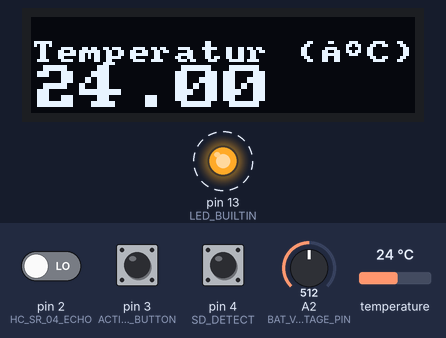
A sketch run on a simulated Arduino Uno, built with avr-gcc and run on an emulated ATmega328P. On the bench: 128×32 one-colour display, output pins drawn as LEDs (lit = HIGH). Dashed ring = blinking. The inputs (shaded band) are chosen by the test bench; at power-on: pin 3 (ACTION_BUTTON) HIGH, A2 (BAT_VOLTAGE_PIN) = 512, pin 4 (SD_DETECT) HIGH, pin 2 (HC_SR_04_ECHO) LOW, temperature 24 °C. Storage starts empty; pins used as bus, display or sensor lines are not drawn; what the sketch prints to the serial monitor is not drawn.

Above: at 3.8 s.
3.9 s: pin 3 (ACTION_BUTTON) pulled LOW for 1 s
At 7.7 s:
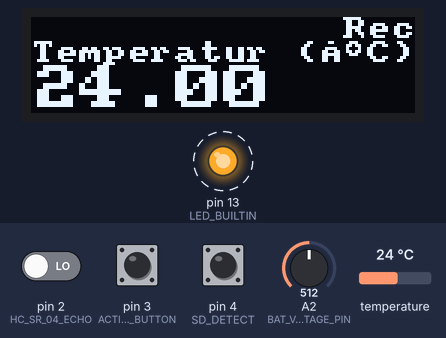
8.6 s: A2 (BAT_VOLTAGE_PIN) set to 134
12.4 s: A2 (BAT_VOLTAGE_PIN) set to 114
At 17.9 s:
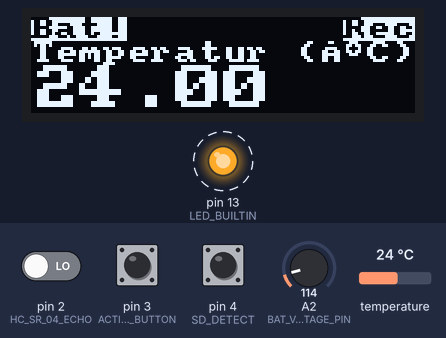
18.4 s: pin 3 (ACTION_BUTTON) pulled LOW for 0.25 s
At 21.5 s:
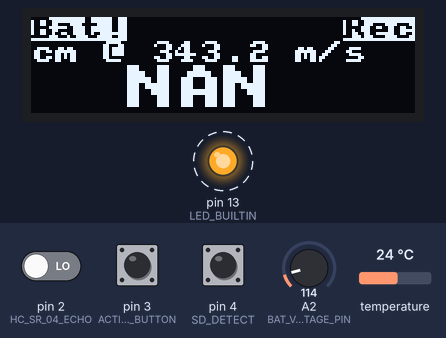
22.2 s: pin 4 (SD_DETECT) pulled LOW for 1 s
At 25.1 s:
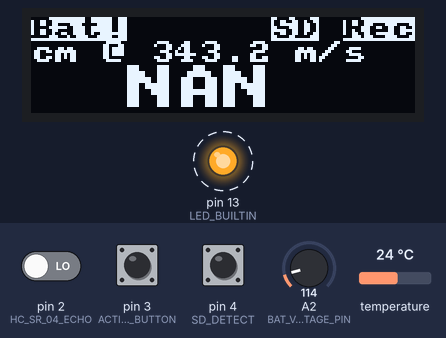
26.2 s: pin 3 (ACTION_BUTTON) pulled LOW for 0.25 s
At 29.7 s:
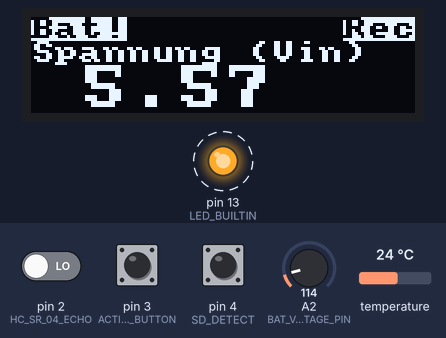
Timing chart, 0 to 31.1 s (numbered marks = the images above; inputs shaded):
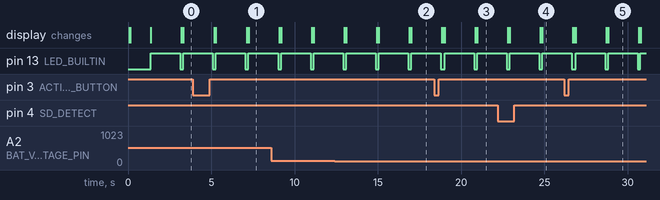

Measured:
- the behaviour switches between 123 and 122 on A2 (BAT_VOLTAGE_PIN) (found by bisection; images 1 and 2)
- after the input at 3.9 s, the display: first differs from a run without the input after 3.3 s (image 1)
- after the input at 12.4 s, the display: first differs from a run without the input after 2.7 s (image 2 shows a later state)
- by itself, pin 13 (LED_BUILTIN): alternates HIGH for 1.8 s and LOW for 0.18 s

The sketch:

firmware.ino
```cpp
#define SERIAL_RX_BUFFER_SIZE 1
#define SERIAL_TX_BUFFER_SIZE 8

#include <Arduino.h>

#include <SPI.h>
#include <SD.h>
#include <Wire.h>
#include <U8x8lib.h>
#include <OneWire.h>
#include <DallasTemperature.h>

#include "Logger.h"

#define FIRMWARE_VERSION "{VERSION}"
#define LOG_INTERVAL 1000

#define OWNER_NAME "N/A"

//#define DEBUG

#define ACTION_BUTTON 3
#define SD_DETECT 4
#define BAT_VOLTAGE_PIN A2
#define BAT_VOLTAGE_MULT 10
#define BAT_VOLTAGE_BIAS 0
#define ONE_WIRE_BUS 7
#define HC_SR_04_TRIG 6
#define HC_SR_04_ECHO 2
#define SPI_CHIP_SELECT 10


U8X8_SSD1306_128X32_UNIVISION_HW_I2C u8x8(/* reset=*/ U8X8_PIN_NONE, /* clock=*/ SCL, /* data=*/ SDA);
//U8G2_SSD1306_128X32_UNIVISION_1_HW_I2C u8x8(1);
OneWire oneWire(ONE_WIRE_BUS);
DallasTemperature sensors(&oneWire);
DataLogger logger;
TemperatureDataSource tempDat(&sensors);
UltrasonicDistanceDataSource distDat(HC_SR_04_ECHO, HC_SR_04_TRIG);
SerialDataTarget serialTarget;
SDDataTarget sdTarget;

File sdRootDir;

volatile unsigned long action_trgd = 0;
double bat_voltage = 0;
bool sd_present = false;
bool sd_init = false;
bool display_init = false;
bool action_state = false;
bool long_handled_for_press = false;

bool action_press_dispatch = false;
bool long_action_press_dispatch = false;
bool loop_tick = false;

int screenPage = 0;

const char convBuf[7];

void setup() {
    Serial.begin(9600);
#ifdef DEBUG
    Serial.print(F("SC_LOG v."));
    Serial.println(F(FIRMWARE_VERSION));
    Serial.println(F(">>> DEBUG MODE <<<"));
#endif
    pinMode(LED_BUILTIN, OUTPUT);
    pinMode(HC_SR_04_TRIG, OUTPUT);
    digitalWrite(HC_SR_04_TRIG, LOW);
    pinMode(HC_SR_04_ECHO, INPUT);
    u8x8.begin();
    u8x8.setFlipMode(1);
    u8x8.setFont(u8x8_font_amstrad_cpc_extended_f);
    u8x8.clear();
    display_init = true;
    u8x8.print(F("Hallo"));
    u8x8.draw2x2UTF8(0,1,OWNER_NAME);

    pinMode(SD_DETECT, INPUT);
    digitalWrite(SD_DETECT, HIGH);

    sensors.begin();

    pinMode(ACTION_BUTTON, INPUT);
    digitalWrite(ACTION_BUTTON, HIGH);
    delay(1200);
    action_state = digitalRead(ACTION_BUTTON);
    attachInterrupt(digitalPinToInterrupt(ACTION_BUTTON), handleActionButton, CHANGE);
    u8x8.clear();
}

void loop() {
    bool sd_was = sd_present;
    sd_present = !digitalRead(SD_DETECT);
    if(sd_was != sd_present) {
        if(sd_present) {
            debug(F("SD card inserted"));
            sdInserted();
        } else {
            debug(F("SD card ejected"));
            sdEjected();
        }
    }
    bat_voltage = analogRead(BAT_VOLTAGE_PIN)/(1023.0/5.0)*10 + BAT_VOLTAGE_BIAS;
    if(action_press_dispatch) {
        actionButtonPressed();
        action_press_dispatch = false;
    }
    if(long_action_press_dispatch) {
        actionButtonLongPressed();
        long_action_press_dispatch = false;
    }
    render(measure());
}

bool measure() {
    if(logger.isLogging && millis()-logger.lastLog < LOG_INTERVAL) {
        return false;
    }
    digitalWrite(LED_BUILTIN, HIGH);
    long milli_mess = millis();
    DataTarget *targets[] = {&serialTarget, nullptr};
    if(sd_init) {
        targets[1] = &sdTarget;
    }
    logger.addDataPoint(&tempDat, targets, milli_mess, false, false);
    logger.addDataPoint(&distDat, targets, milli_mess, true, true);
    digitalWrite(LED_BUILTIN, LOW);
    return true;
}

bool render(bool didMeasure) {
    if(!didMeasure) {
        return false;
    }
    switch(screenPage){
        case 0:
            u8x8.drawUTF8(0,1,tempDat.getYAxisName());
            dtostrf(tempDat.lastData,5,2,convBuf);
            break;
        case 1:
            u8x8.drawUTF8(0,1,distDat.getYAxisName());
            dtostrf(distDat.lastData,5,2,convBuf);
            break;
        case 2:
            u8x8.drawUTF8(0,1, "Spannung (Vin)");
            dtostrf(bat_voltage, 5,2, convBuf);
            break;
    }
    u8x8.clearLine(2);
    u8x8.clearLine(3);
    u8x8.draw2x2String(0,2,convBuf);
    if(logger.isLogging) {
        u8x8.setInverseFont(loop_tick);
        u8x8.drawString(u8x8.getCols()-3, 0, "Rec");
        u8x8.setInverseFont(false);
    } else {
        u8x8.drawString(u8x8.getCols()-3, 0, "   ");
    }

    u8x8.setInverseFont(sd_init);
    if(sd_init) {
        u8x8.drawString(u8x8.getCols()-6,0,"SD");
    }else {
        u8x8.drawString(u8x8.getCols()-6,0,"  ");
    }
    u8x8.setInverseFont(false);
    if(bat_voltage < 6) {
        u8x8.setInverseFont(loop_tick);
        u8x8.drawString(0,0,"Bat!");
        u8x8.setInverseFont(false);
    } else {
        u8x8.drawString(0,0,"    ");
    }
    loop_tick = !loop_tick;
    return true;
}

void handleActionButton() {
    bool new_state = digitalRead(ACTION_BUTTON);
    unsigned long del = millis() - action_trgd;
    if(del > 50 && millis() > 1000) { // debounce
        action_trgd = millis();
        if(new_state != action_state && new_state) {
            if(del >= 1000) {
                debug(F("long action press"));
                if(long_action_press_dispatch) {
                    debug(F("previous long button event not handled yet!"));
                }
                long_action_press_dispatch = true;
                long_handled_for_press = true;
            } else {
                debug(F("action press"));
                long_handled_for_press = false;
                if(action_press_dispatch) {
                    debug(F("previous button event not handled!"));
                }
                action_press_dispatch = true;
            }
        }
    }
    action_state = new_state;
}

void actionButtonPressed() {
    screenPage++;
    screenPage %= 3;
    u8x8.clearLine(1);
    u8x8.clearLine(2);
    u8x8.clearLine(3);
    u8x8.draw2x2String(4,1,"...");
}

void actionButtonLongPressed() {
    DataTarget *targets[] = {&serialTarget, nullptr};
    if(sd_init) {
        targets[1] = &sdTarget;
    }
    DataSource *sources[] = {&tempDat, &distDat};
    if(logger.isLogging) {
        logger.endSession(targets);
    } else {
        logger.initSession(sources, targets);
    }
}

void sdInserted() {
    if(!SD.begin(SPI_CHIP_SELECT)){
        debug(F("Failed initializing SD Card"));
        return;
    }
    if(!SD.exists(F("/SC_LOG/"))) {
        if(!SD.mkdir(F("/SC_LOG"))) {
            debug(F("Failed to mkdir"));
            SD.end();
            return;
        }
    }
    sd_init = true;
}

void sdEjected() {
    if(sd_init) {
        SD.end();
    }
    sd_init = false;
}

void debug(const __FlashStringHelper *str) {
#ifdef DEBUG
    Serial.print(F("[DEBUG] ("));
    Serial.print(millis());
    Serial.print(F("): "));
    Serial.println(str);
#endif
}
```

Logger.cpp
```cpp
#pragma once

#include "Logger.h"
#include <Arduino.h>
#include <math.h>
#include <SD.h>

#define SONIC_SPEED 343.2f

int DataLogger::initSession(DataSource *sources[], DataTarget *targets[]) {
    if(this->isLogging) {
        return -1;
    }
    this->startTime = millis();
    for(int i=0;i<2;i++) {
        if(targets[i] == nullptr) {
            continue;
        }
        targets[i]->open(sources);
    }
    this->isLogging = true;
    return true;
}

int DataLogger::endSession(DataTarget *targets[]) {
    if(!this->isLogging) {
        return -1;
    }
    for(int i=0;i<2;i++) {
        targets[i]->close();
    }
    this->isLogging = false;
    return true;
}

bool SerialDataTarget::writeDataPoint(DataLogger *logger, long time, double data, bool lineAppend = false, bool lineEnd = true) {
   // if(!lineAppend) {
   //     Serial.print(millis()-logger->startTime);
   // }
    if(lineAppend) {
        Serial.print(',');
    }
    Serial.print(data);
    if(lineEnd) {
        Serial.println();
    }
    return true;
}

bool SerialDataTarget::close() {
    Serial.println(F("End of logging."));
    return true;
}

bool SerialDataTarget::open(DataSource *sources[]) {
    Serial.println(F("Begin of logging."));
    //Serial.print("Zeit (ms)");
    for(int i=0;i<2;i++) {
        if(i!=0) {
            Serial.print(',');
        }
        Serial.print(sources[i]->getYAxisName());
    }
    Serial.println();
    return true;
}

bool SDDataTarget::open(DataSource *sources[]) {
    int f = 1;
    do {
        sprintf(charbuf, "/SC_LOG/%04d.csv",f++);
    } while(SD.exists(charbuf));
    this->file = SD.open(charbuf, O_READ | O_WRITE | O_CREAT | O_APPEND);
    this->file.print(F("Zeit (ms)"));
    for(int i=0;i<2;i++) {
        this->file.print(',');
        this->file.print(sources[i]->getYAxisName());
    }
    this->file.println();
    this->file.flush();
    return true;
}

bool SDDataTarget::close() {
    this->file.close();
    return true;
}

bool SDDataTarget::writeDataPoint(DataLogger *logger, long time, double data, bool lineAppend = false, bool lineEnd = true) {
    if(!lineAppend) {
        this->file.print(millis()-logger->startTime);
    }
    this->file.print(',');
    this->file.print(data);
    if(lineEnd) {
        this->file.println();
    }
    this->file.flush();
    return true;
}

double DataLogger::addDataPoint(DataSource* source, DataTarget *targets[], long time, bool append = false, bool lineEnd = true) {
    double point = source->getDataPoint();
    source->lastData = point;
    this->lastLog = time;
    if(!this->isLogging) {
        return point;
    }
    for(int i=0;i<2;i++) {
        if(targets[i] == nullptr) {
            continue;
        }
        targets[i]->writeDataPoint(this, time, point, append, lineEnd);
    }
    return point;
}

double TemperatureDataSource::getDataPoint() {
    this->sensors->requestTemperaturesByIndex(0);
    return this->sensors->getTempCByIndex(0);
}

const char* TemperatureDataSource::getYAxisName() {
    return "Temperatur (°C)";
}

double UltrasonicDistanceDataSource::getDataPoint() {
    digitalWrite(this->triggerPin, HIGH);
    delay(10);
    digitalWrite(this->triggerPin, LOW);
    long t = pulseIn(this->echoPin, HIGH);
    double dist = (t/2.0)*(SONIC_SPEED/10000);
    if(dist >= 500 || dist <= 0) {
        return NAN;
    }
    return dist;
}
const char* UltrasonicDistanceDataSource::getYAxisName() {
    return "cm @ 343.2 m/s";
}
```

Logger.h
```cpp
#pragma once

#include <Arduino.h>
#include <DallasTemperature.h>
#include <SD.h>

class DataSource {
    public:
        virtual const char* getYAxisName() = 0;
        virtual double getDataPoint() = 0;
        double lastData = 0;
};

class TemperatureDataSource: public DataSource {
    public:
        TemperatureDataSource(DallasTemperature* sensors): sensors(sensors) {}
        double getDataPoint();
        const char* getYAxisName();
    private:
        DallasTemperature* sensors;
};

class UltrasonicDistanceDataSource: public DataSource {
    public:
        UltrasonicDistanceDataSource(int echoPin, int triggerPin): echoPin(echoPin), triggerPin(triggerPin) {}
        double getDataPoint();
        const char* getYAxisName();
    private:
        int echoPin, triggerPin;
};

class DataTarget;

class DataLogger {
    public:
        int initSession(DataSource *sources[], DataTarget *targets[]);
        int endSession(DataTarget *targets[]);
        double addDataPoint(DataSource* source, DataTarget *targets[], long time, bool append = false, bool lineEnd = true);
        long startTime = 0;
        long lastLog = 0;
        bool isLogging = false;
};

class DataTarget {
    public:
        virtual bool writeDataPoint(DataLogger *logger, long time, double data, bool lineAppend = false, bool lineEnd = true) = 0;
        virtual bool close() = 0;
        virtual bool open(DataSource *sources[]) = 0;
};

class SerialDataTarget: public DataTarget {
    public:
        bool writeDataPoint(DataLogger *logger, long time, double data, bool lineAppend = false, bool lineEnd = true);
        bool close();
        bool open(DataSource *sources[]);
};

const char charbuf[17];
class SDDataTarget: public DataTarget {
    public:
        bool writeDataPoint(DataLogger *logger, long time, double data, bool lineAppend = false, bool lineEnd = true);
        bool close();
        bool open(DataSource *sources[]);
    private:
        File file;
};
```
